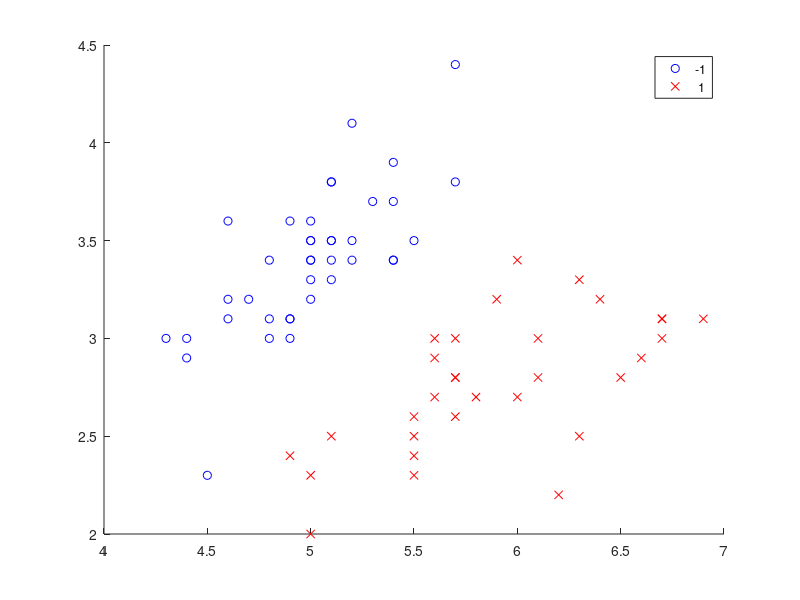

Recreate this plot in MATLAB. (Note: this script raises an error after producing the figure.)
load('iris_subset.mat');

hold all;
% first plot the data
gscatter(trainsetX(:,1), trainsetX(:,2), trainsetY, 'br', 'ox');

% compute alpha for C=100
[alpha, fval, exitflag, output, lambda, r, m]=q1h(100,3);


% register support vectors
SVx=[];
SValpha=[];
SVy=[];
SVidx=[];
threshold=1e-5;
for i=1:m
    if alpha(i)>threshold
        SVx=[SVx;trainsetX(i,:)];
        SValpha=[SValpha;alpha(i)];
        SVy=[SVy;trainsetY(i)];
        SVidx=[SVidx;i];
    end
end

% compute bias b
b=0;
kernel_matrix=kernel(trainsetX,3);
outtersum=0;
for i=1:size(SVx,1)
    innersum=0;
    for j=1:size(SVx,1)
        innersum=innersum + SValpha(j)*SVy(j)*kernel_matrix(SVidx(i),SVidx(j));
    end
    outtersum=outtersum+SVy(i) - innersum;
end
b=outtersum/size(SVx,1);


% report # SVs
disp('number of support vectors:');
disp(size(SVx,1));

%plot bundary with brutal force
minx1=[];
minx2=[];
idx=0;
for x1=4:0.01:7
    idx=idx+1;
    for x2=1:0.01:5.5
        y=0;
        for i=1:size(SVx,1)
            y=y+SValpha(i)*SVy(i)*((SVx(i,:)*[x1,x2]')^3);
        end
        y=y+b;
        if (abs(y)<0.01)
            minx1=[minx1,x1];
            minx2=[minx2,x2];
        end
    end
end
plot(minx1,minx2, 'k');